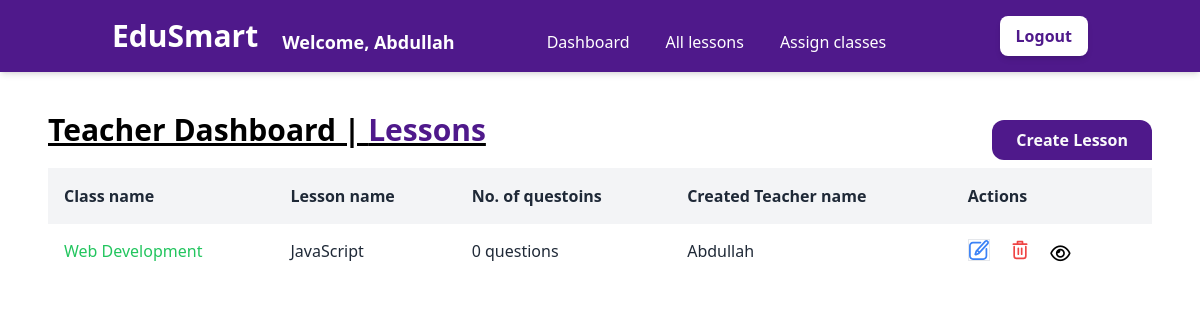
Page /teacher/lessons/1/ (signed in) on the earlier database version.
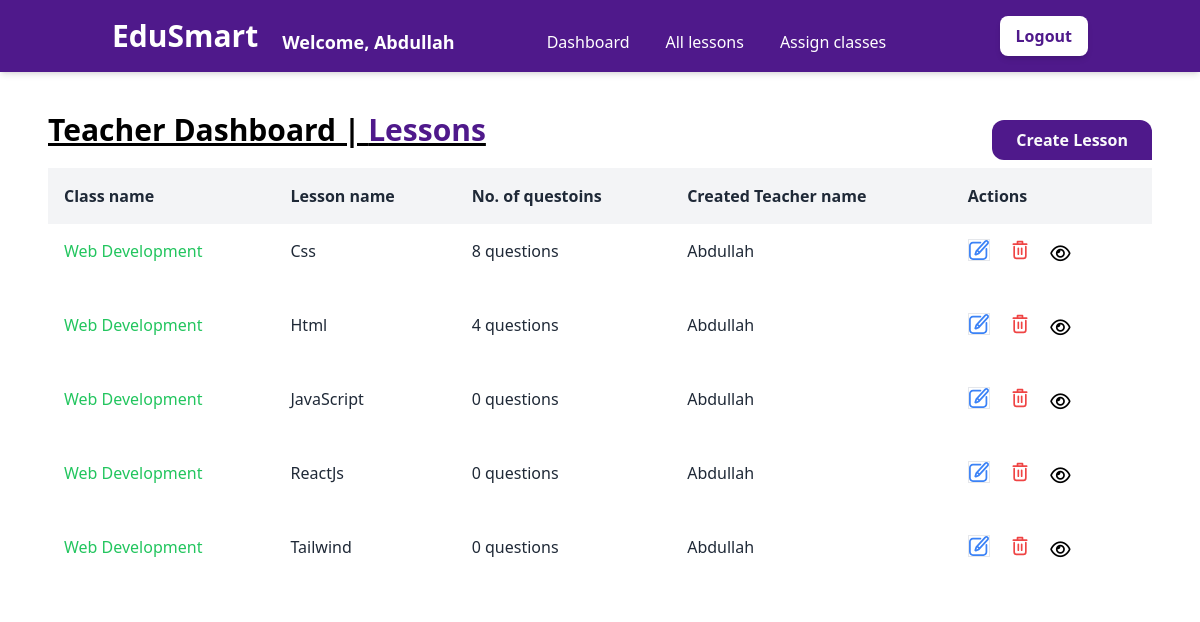
Same page on the later database version.
### teacher/models.py (models this page shows)
class Lesson(models.Model):
    name                        = models.CharField(max_length=255)
    teacher_id                  = models.ForeignKey(CustomUser, on_delete=models.CASCADE)
    class_id                    = models.ForeignKey(Class, on_delete=models.CASCADE)

class Class(models.Model):
    name                        = models.CharField(max_length=255)
    teacher_id                  = models.ForeignKey(CustomUser, on_delete=models.CASCADE)
    def __str__(self):
        return self.name

### user_accounts/models.py (models this page shows)
class CustomUser(AbstractUser):
    username                 = None
    name                     = models.CharField(max_length=255)
    email                    = models.EmailField(max_length=255, unique=True)
    ROLE_CHOICES = [
        ('admin', 'Admin'),
        ('teacher', 'Teacher'),
        ('student', 'Student')
    ]
    role                     = models.CharField(max_length=10, choices=ROLE_CHOICES)
    class_id                 = models.ForeignKey(
        'teacher.Class',
        null=True,
        blank=True,
        on_delete=models.SET_NULL
    )
    USERNAME_FIELD = 'email'
    REQUIRED_FIELDS = ['name']
    objects = MyAccountManager()
    def __str__(self):
        return self.name

### education_system/decorators.py (the view)
        @user_passes_test(lambda u: u.is_authenticated and u.role == role, login_url='/login/')
        def _wrapped_view(request, *args, **kwargs):
            if request.user.is_authenticated and request.user.role == role:
                return view_func(request, *args, **kwargs)
            else:
                return redirect('login')

### teacher/views.py (called while the page is built)
@role_required('teacher')
def lesson_by_class(request, id):
    selected_class = Class.objects.get(id=id)
    lessons = Lesson.objects.filter(class_id=selected_class).annotate(question_count=Count('question'))
    context = {'lessons': lessons, 'selected_class': selected_class}
    return render(request, "teacher/lessons_by_class.html", context)

### teacher/templates/teacher/lessons_by_class.html (shortened to what this page needs)
{% extends "base.html" %}
{% block content %}
<main>
    <div class="p-12 pt-28">
        <div class="flex justify-between">
            <h1 class="text-3xl underline font-semibold mb-4">Teacher Dashboard | <span class="text-[#4F198B]">Lessons</span></h1>
            <a href="{% url 'create_lesson' class_id=selected_class.id %}" class="py-2">
                <button
                class="inline-block h-full px-6 mb-2 rounded-l-xl rounded-t-xl bg-[#4F198B] hover:bg-white hover:text-[#4F198B] focus:text-[#4F198B] focus:bg-gray-200 text-gray-50 font-bold leading-loose transition duration-200">
                Create Lesson
            </button>
        </a>
    </div>
        <div class="font-sans overflow-x-auto">
            {% if lessons %}
            <table class="min-w-full bg-white">
                <thead class="bg-gray-100 whitespace-nowrap">
                    <tr>
                        <th class="p-4 text-left text-base font-semibold text-gray-800">
                            Class name
                        </th>
                        <th class="p-4 text-left text-base font-semibold text-gray-800">
                            Lesson name
                        </th>
                        <th class="p-4 text-left text-base font-semibold text-gray-800">
                            No. of questoins
                        </th>
                        <th class="p-4 text-left text-base font-semibold text-gray-800">
                            Created Teacher name
                        </th>
                        <th class="p-4 text-left text-base font-semibold text-gray-800">
                            Actions
                        </th>
                    </tr>
                </thead>
                <tbody class="whitespace-nowrap">
                    {% for lesson in lessons %}
                    <tr class="hover:bg-gray-50">
                        <td class="p-4 text-[16px] text-green-500">
                            <p class="mb-5">{{lesson.class_id}}</p>
                        </td>
                        <td class="p-4 text-[16px] text-gray-800">
                            <p class="mb-5">{{lesson.name}}</p>
                        </td>
                        <td class="p-4 text-[16px] text-gray-800">
                            <p class="mb-5">{{lesson.question_count}} questions</p>
                        </td>
                        <td class="p-4 text-[16px] text-gray-800">
                            <p class="mb-5">{{lesson.teacher_id}}</p>
                        </td>
                        <td class="pb-4 px-4">
                            <a href="{% url 'update_lesson' lesson_id=lesson.id %}">
                                <button class="mr-4 border" title="Edit">
                                </button>
                            </a>
                            <a href="{% url 'delete_lesson' lesson_id=lesson.id %}">
                                <button class="mr-4" title="Delete">
                                </button>
                            </a>
                            <a href="{% url 'questions_by_lesson' lesson_id=lesson.id %}">
                                <button class="mr-4" title="View questions">
                                    <i class="fa-regular fa-eye text-lg fill-red-500 hover:fill-red-700"></i>
                                </button>
                            </a>
                        </td>
                    </tr>
                    {% endfor %}
                </tbody>
                {% else %}
                <p>No lesson found. Lets create lessons and begins the magic✨</p>
            </table>
            {% endif %}
        </div>
    </div>
</main>
{% endblock %}

Differences in the rows shown:
added Lesson: class_id "Web Development", name "Css", question_count "8", teacher_id "Abdullah"
added Lesson: class_id "Web Development", name "Html", question_count "4", teacher_id "Abdullah"
added Lesson: class_id "Web Development", name "ReactJs", question_count "0", teacher_id "Abdullah"
added Lesson: class_id "Web Development", name "Tailwind", question_count "0", teacher_id "Abdullah"
